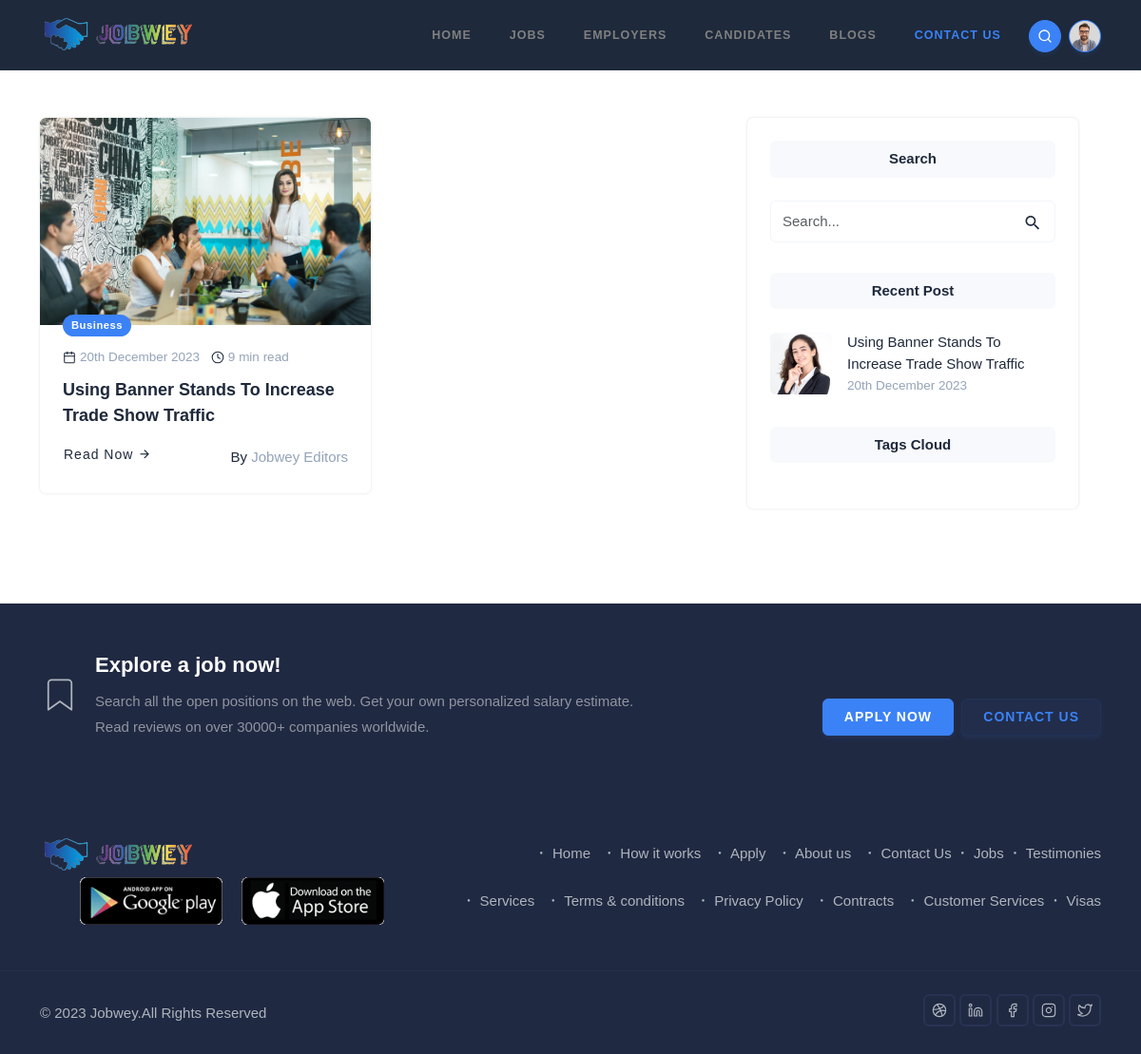
The app's page /posts/ (signed in) with its own data.
### posts/models.py (models this page shows, shortened)
class Post(models.Model):
    title = models.CharField(max_length=100, unique=True)
    category = models.ForeignKey(Category, on_delete=models.CASCADE, related_name="post_category")
    tags = models.ManyToManyField(Tag, blank=True)
    slug = models.SlugField(max_length=100, unique=True)
    image = models.ImageField(upload_to="posts/")
    content = tinymce_models.HTMLField()
    createdAt = models.DateTimeField(auto_now_add=True)
    updatedAt = models.DateTimeField(auto_now=True)
    read_time = models.IntegerField(default=0)
    def get_absolute_url(self):
        return reverse("posts:post_detail", kwargs={"post_slug": self.slug})

class Category(models.Model):
    name = models.CharField(max_length=100, unique=True)
    def __str__(self):
        return self.name

### posts/views.py (the view)
# urls.py: path("", views.PostListView.as_view(), name="post_list"),
class PostListView(TemplateView):
    queryset = Post.objects.all()
    template_name = "posts/posts.html"
    def get_context_data(self, **kwargs):
        context = super().get_context_data(**kwargs)
        context['posts'] = self.queryset
        return context

### tokens/models.py (called while the page is built)
    def __str__(self):
        return f"{self.pk}"

### upjobwey/context_processors.py (called while the page is built)
def get_recent_time():
    return timezone.now() - datetime.timedelta(days=7)

def site_constants(request):
    return dict(
        dribbble="jobwey",
        linkedin="jobwey",
        facebook="jobwey",
        instagram="jobwey",
        twitter="jobwey",
        tinymce_apikey=TinyMceApiKey.objects.filter(is_active=True).last(),
        tags = Tag.objects.all()[:8],
        recent_posts = Post.objects.filter(createdAt__gte=get_recent_time()).all().order_by("?")[:6],
    )

### templates/posts/posts.html (shortened to what this page needs)
{% extends "base.html" %}
{% load static %}
{% block main %}
<div class="container">
  <div class="row g-4">
    <div class="row g-4">
      <div class="col-lg-8 col-md-6 col-12">
        {% if posts %}
        <div class="row g-4">
          {% for post in posts %}
          <div class="col-lg-6">
            <div
              class="card blog blog-primary shadow rounded overflow-hidden border-0"
            >
              <div
                class="card-img blog-image position-relative overflow-hidden rounded-0"
              >
                <div class="position-relative overflow-hidden">
                  <img
                    src="{% static 'images/blog/01.jpg' %}"
                    class="img-fluid"
                    alt=""
                  />
                </div>
              </div>
              <div class="card-body blog-content position-relative p-0">
                <div class="blog-tag px-4">
                  <a
                    href="javascript:void(0)"
                    class="badge bg-primary rounded-pill"
                    >{{post.category|truncatewords:"20"}}</a
                  >
                </div>
                <div class="p-4">
                  <ul class="list-unstyled text-muted small mb-2">
                    <li class="d-inline-flex align-items-center me-2">
                      <i
                        data-feather="calendar"
                        class="fea icon-ex-sm me-1 text-dark"
                      ></i
                      >{{post.createdAt|date:"jS F Y"}}
                    </li>
                    <li class="d-inline-flex align-items-center">
                      <i
                        data-feather="clock"
                        class="fea icon-ex-sm me-1 text-dark"
                      ></i
                      >{{post.read_time}} min read
                    </li>
                  </ul>
                  <a
                    href="{{ post.get_absolute_url }}"
                    class="title fw-semibold fs-5 text-dark"
                    >{{post.title|title}}</a
                  >
                  <ul
                    class="list-unstyled d-flex justify-content-between align-items-center text-muted mb-0 mt-3"
                  >
                    <li class="list-inline-item me-2">
                      <a
                        href="{{ post.get_absolute_url }}"
                        class="btn btn-link primary text-dark"
                        >Read Now <i class="mdi mdi-arrow-right"></i
                      ></a>
                    </li>
                    <li class="list-inline-item">
                      <span class="text-dark">By</span>
                      <a href="javascript:void(0)" class="text-muted link-title"
                        >Jobwey Editors</a
                      >
                    </li>
                  </ul>
                </div>
              </div>
            </div>
          </div>
          {% endfor %}
        </div>
        {% endif %}
      </div>
      {% include "posts/recent_posts.html" %}
    </div>
  </div>
</div>
{% endblock main %}

### templates/posts/recent_posts.html (shortened to what this page needs)
{% load static %}
<div class="col-lg-4 col-md-6 col-12">
  <div class="card bg-white p-4 rounded shadow sticky-bar">
    <div>
      <h6 class="pt-2 pb-2 bg-light rounded text-center">Search</h6>
      <div class="search-bar mt-4">
        <div id="itemSearch2" class="menu-search mb-0">
          <form
            role="search"
            method="get"
            id="searchItemform2"
            class="searchform"
          >
            <input
              type="text"
              class="form-control rounded border"
              name="s"
              id="searchItem2"
              placeholder="Search..."
            />
          </form>
        </div>
      </div>
    </div>
    <div class="mt-4 pt-2">
      <h6 class="pt-2 pb-2 bg-light rounded text-center">Recent Post</h6>
      {% if recent_posts %}
      <div class="mt-4">
        {% for post in recent_posts %}
        <div class="blog blog-primary d-flex align-items-center">
          <img
            src="{{post.image.url}}"
            class="avatar avatar-small rounded"
            style="width: auto"
            alt=""
          />
          <div class="flex-1 ms-3">
            <a
              href="{{post.get_absolute_url}}"
              class="d-block title text-dark fw-medium"
              >{{post.title|truncatewords:"10"}}</a
            >
            <span class="text-muted small"
              >{{post.createdAt|date:"jS F Y"}}</span
            >
          </div>
        </div>
        {% endfor %}
      </div>
      {% endif %}
    </div>
    <div class="mt-4 pt-2 text-center">
      <h6 class="pt-2 pb-2 bg-light rounded">Tags Cloud</h6>
    </div>
  </div>
</div>

### templates/common/footer.html (style rules this page uses)
div > ul, ul { list-style: none; }

### records on screen
Post: category "Business", createdAt "20th December 2023", read_time "9", title "Using Banner Stands To Increase Trade Show Traffic", image (picture)
